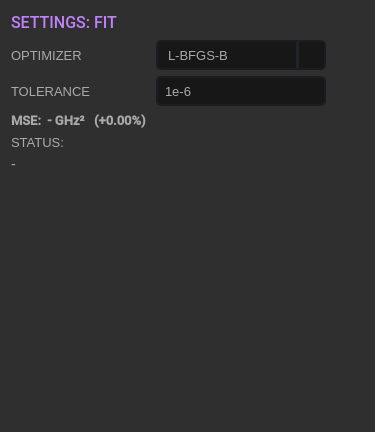
<?xml version="1.0" encoding="UTF-8"?>
<ui version="4.0">
 <class>fitSettingsWidget</class>
 <widget class="QWidget" name="fitSettingsWidget">
  <property name="windowModality">
   <enum>Qt::WindowModal</enum>
  </property>
  <property name="geometry">
   <rect>
    <x>0</x>
    <y>0</y>
    <width>375</width>
    <height>432</height>
   </rect>
  </property>
  <property name="minimumSize">
   <size>
    <width>375</width>
    <height>0</height>
   </size>
  </property>
  <property name="maximumSize">
   <size>
    <width>484</width>
    <height>16777215</height>
   </size>
  </property>
  <property name="styleSheet">
   <string notr="true">QWidget {
	background-color: #3F3F3F;
}

QFrame {
	background-color: #3F3F3F;
}

QToolTip {
	color: #ffffff;
	background-color: rgba(27, 29, 35, 160);
	border: 1px solid rgb(40, 40, 40);
	border-radius: 2px;
}

QWidget {
	font-family: &quot;Roboto Medium&quot;;
	background-color: #2F2F2F;
}

QLabel {
	color: rgb(170, 170, 170);
    font-size: 14px;
}

/* LINE EDIT */
QLineEdit {
	color: rgb(170, 170, 170);
	background-color: #171717;
	border-radius: 5px;
	border: 2px solid rgb(27, 29, 35);
	padding-left: 5px;
}

QLineEdit:hover {
	border: 2px solid rgb(64, 71, 88);
}

QLineEdit:focus {
	border: 2px solid rgb(91, 101, 124);
}

/* CHECKBOX */
QCheckBox {
	color: #AAAAAA;
    spacing: 10px;
    font-size: 14px;
}

QCheckBox::indicator {
    border: 1px solid #DBBCFB;
	width: 20px;
	height: 20px;
 	border-radius: 11px;
    background: transparent;
}

QCheckBox::indicator:hover {
	border: 1px solid #BE82FA;
   background: transparent;
}

QCheckBox::indicator:checked {
	border: 1px solid #BE82FA;
   background: transparent;
	image: url(:/icons/svg/check.svg);
}

/* RADIO BUTTON */
QRadioButton {
	color: #AAAAAA;
    spacing: 10px;
    font-size: 14px;
}

QRadioButton::indicator {
    border: 1px solid #DBBCFB;
	width: 20px;
	height: 20px;
 	border-radius: 11px;
    background: transparent;
}

QRadioButton::indicator:hover {
	border: 1px solid #BE82FA;
   background: transparent;
}

QRadioButton::indicator:checked {
	border: 1px solid #BE82FA;
   background: transparent;
	image: url(:/icons/svg/check.svg);
}



/* SLIDERS */
QSlider::groove:horizontal {
    border-radius: 9px;
    height: 18px;
	margin: 0px;
	background-color: #38363B;
}

QSlider::groove:horizontal:hover {
	background-color: #3A393F;
}

QSlider::handle:horizontal {
    background-color: #BE82FA;
    border: none;
    height: 18px;
    width: 18px;
    margin: 0px;
	border-radius: 9px;
}

QSlider::handle:horizontal:hover {
    background-color: #C186FE;
}

QSlider::handle:horizontal:pressed {
    background-color: #A870E0;
}

QSlider::groove:vertical {
    border-radius: 9px;
    width: 18px;
    margin: 0px;
	background-color: rgb(52, 59, 72);
}

QSlider::groove:vertical:hover {
	background-color: rgb(55, 62, 76);
}

QSlider::handle:vertical {
    background-color: rgb(85, 170, 255);
	border: none;
    height: 18px;
    width: 18px;
    margin: 0px;
	border-radius: 9px;
}

QSlider::handle:vertical:hover {
    background-color: rgb(105, 180, 255);
}

QSlider::handle:vertical:pressed {
    background-color: rgb(65, 130, 195);
}

QGroupBox {
	border: 0;
	color: rgb(170, 170, 170);
	font: 57 10px &quot;Roboto Medium&quot;;
}

QSpinBox {
	background-color: transparent;
	color: rgb(170, 170, 170);
    padding-right: 5px; /* make room for the arrows */
    border-width: 3;
}

QSpinBox::up-button {
    subcontrol-origin: border;
    subcontrol-position: right; /* position at the top right corner */
	height: 28px;
    width: 28px; 
	background-color: rgb(93,93,93);
    border-radius: 4px;
    border: 1px;
}

QSpinBox::down-button {
    subcontrol-origin: border;
    subcontrol-position: left; /* position at the top right corner */
	height: 28px;
    width: 28px;
	background-color: rgb(93,93,93);
    border-radius: 4px;
    border: 1px;
}

QSpinBox::up-arrow {
    width: 20px;
    height: 20px;
    image: url(:/icons/svg/plus.svg) 1;
}

QSpinBox::down-arrow {
    image: url(:/icons/svg/minus.svg) 1;
    width: 20px;
    height: 20px;
}

QSpinBox::up-button:pressed {
    background-color: rgb(200,200,200);
}


/* COMBOBOX */
QComboBox {
	color: rgb(170, 170, 170);
	background-color: #171717;
	border-radius: 5px;
	border: 2px solid rgb(27, 29, 35);
	padding: 5px;
	padding-left: 10px;
}



QComboBox:hover{
	background-color: #171717;
	border: 2px solid rgb(64, 71, 88);
}

QComboBox::drop-down {
	background-color: #171717;
	subcontrol-origin: padding;
	subcontrol-position: top right;
	width: 25px; 
	border-left-width: 3px;
	border-left-color: rgba(39, 44, 54, 150);
	border-left-style: solid;
	border-top-right-radius: 3px;
	border-bottom-right-radius: 3px;	
 }
QComboBox::drop-down:button {
	width: 25px; 
 }

QComboBox::down-arrow{
	image: url(:/icons/svg/arrow-down-2F2F2F.svg);
	width: 12px;
	height: 9px;
}
 
QComboBox QAbstractItemView {
	color: rgb(85, 170, 255);	
	background-color: #2F2F2F;
	padding: 5px;
	selection-background-color: #2F2F2F;
}

QComboBox QAbstractItemView::item{
    height: 50px;
}

</string>
  </property>
  <layout class="QGridLayout" name="gridLayout">
   <item row="3" column="2">
    <widget class="PositiveFloatLineEdit" name="tolLineEdit">
     <property name="sizePolicy">
      <sizepolicy hsizetype="Fixed" vsizetype="Fixed">
       <horstretch>0</horstretch>
       <verstretch>0</verstretch>
      </sizepolicy>
     </property>
     <property name="minimumSize">
      <size>
       <width>170</width>
       <height>30</height>
      </size>
     </property>
     <property name="maximumSize">
      <size>
       <width>16777215</width>
       <height>30</height>
      </size>
     </property>
     <property name="styleSheet">
      <string>font-size: 13px</string>
     </property>
     <property name="text">
      <string>1e-6</string>
     </property>
    </widget>
   </item>
   <item row="2" column="2">
    <widget class="QComboBox" name="optimizerComboBox">
     <property name="sizePolicy">
      <sizepolicy hsizetype="Fixed" vsizetype="Fixed">
       <horstretch>0</horstretch>
       <verstretch>0</verstretch>
      </sizepolicy>
     </property>
     <property name="minimumSize">
      <size>
       <width>170</width>
       <height>30</height>
      </size>
     </property>
     <property name="maximumSize">
      <size>
       <width>16777213</width>
       <height>30</height>
      </size>
     </property>
     <property name="styleSheet">
      <string>font-size: 13px</string>
     </property>
     <item>
      <property name="text">
       <string>L-BFGS-B</string>
      </property>
     </item>
     <item>
      <property name="text">
       <string>Nelder-Mead</string>
      </property>
     </item>
     <item>
      <property name="text">
       <string>Powell</string>
      </property>
     </item>
     <item>
      <property name="text">
       <string>shgo</string>
      </property>
     </item>
     <item>
      <property name="text">
       <string>differential evolution</string>
      </property>
     </item>
    </widget>
   </item>
   <item row="5" column="1">
    <widget class="QLabel" name="label_49">
     <property name="styleSheet">
      <string notr="true">font-size: 13px</string>
     </property>
     <property name="text">
      <string>STATUS:</string>
     </property>
    </widget>
   </item>
   <item row="1" column="4">
    <widget class="QPushButton" name="fitSettingsCloseButton">
     <property name="sizePolicy">
      <sizepolicy hsizetype="Fixed" vsizetype="Fixed">
       <horstretch>0</horstretch>
       <verstretch>0</verstretch>
      </sizepolicy>
     </property>
     <property name="minimumSize">
      <size>
       <width>25</width>
       <height>0</height>
      </size>
     </property>
     <property name="sizeIncrement">
      <size>
       <width>0</width>
       <height>0</height>
      </size>
     </property>
     <property name="styleSheet">
      <string notr="true">QPushButton {
    border: none;
    background: none;
}</string>
     </property>
     <property name="text">
      <string/>
     </property>
     <property name="icon">
      <iconset resource="resources.qrc">
       <normaloff>:/icons/svg/cross.svg</normaloff>:/icons/svg/cross.svg</iconset>
     </property>
     <property name="iconSize">
      <size>
       <width>30</width>
       <height>30</height>
      </size>
     </property>
    </widget>
   </item>
   <item row="2" column="3">
    <spacer name="horizontalSpacer_2">
     <property name="orientation">
      <enum>Qt::Horizontal</enum>
     </property>
     <property name="sizeHint" stdset="0">
      <size>
       <width>40</width>
       <height>20</height>
      </size>
     </property>
    </spacer>
   </item>
   <item row="2" column="4">
    <spacer name="horizontalSpacer">
     <property name="orientation">
      <enum>Qt::Horizontal</enum>
     </property>
     <property name="sizeType">
      <enum>QSizePolicy::Fixed</enum>
     </property>
     <property name="sizeHint" stdset="0">
      <size>
       <width>25</width>
       <height>20</height>
      </size>
     </property>
    </spacer>
   </item>
   <item row="4" column="3">
    <widget class="QPushButton" name="fitResultHelpPushButton">
     <property name="styleSheet">
      <string notr="true">QPushButton {
    border: none;
    background: none;
}</string>
     </property>
     <property name="text">
      <string/>
     </property>
     <property name="icon">
      <iconset resource="resources.qrc">
       <normaloff>:/icons/svg/question-circle.svg</normaloff>:/icons/svg/question-circle.svg</iconset>
     </property>
     <property name="iconSize">
      <size>
       <width>23</width>
       <height>23</height>
      </size>
     </property>
    </widget>
   </item>
   <item row="2" column="1">
    <widget class="QLabel" name="label_47">
     <property name="sizePolicy">
      <sizepolicy hsizetype="Fixed" vsizetype="Preferred">
       <horstretch>0</horstretch>
       <verstretch>0</verstretch>
      </sizepolicy>
     </property>
     <property name="styleSheet">
      <string notr="true">font-size: 13px</string>
     </property>
     <property name="text">
      <string>OPTIMIZER</string>
     </property>
    </widget>
   </item>
   <item row="7" column="1">
    <spacer name="verticalSpacer">
     <property name="orientation">
      <enum>Qt::Vertical</enum>
     </property>
     <property name="sizeHint" stdset="0">
      <size>
       <width>20</width>
       <height>40</height>
      </size>
     </property>
    </spacer>
   </item>
   <item row="1" column="1" colspan="2">
    <widget class="QLabel" name="label_45">
     <property name="sizePolicy">
      <sizepolicy hsizetype="Fixed" vsizetype="Fixed">
       <horstretch>0</horstretch>
       <verstretch>0</verstretch>
      </sizepolicy>
     </property>
     <property name="minimumSize">
      <size>
       <width>0</width>
       <height>23</height>
      </size>
     </property>
     <property name="font">
      <font>
       <family>Roboto Medium</family>
       <pointsize>-1</pointsize>
       <italic>false</italic>
       <fontweight>Light</fontweight>
      </font>
     </property>
     <property name="styleSheet">
      <string notr="true">color: rgb(190, 130, 250);
 font-size: 16px;</string>
     </property>
     <property name="text">
      <string>SETTINGS: FIT</string>
     </property>
     <property name="indent">
      <number>-1</number>
     </property>
    </widget>
   </item>
   <item row="6" column="1" colspan="4">
    <widget class="QLabel" name="statusTextLabel_2">
     <property name="sizePolicy">
      <sizepolicy hsizetype="Expanding" vsizetype="Preferred">
       <horstretch>0</horstretch>
       <verstretch>0</verstretch>
      </sizepolicy>
     </property>
     <property name="text">
      <string>-</string>
     </property>
     <property name="alignment">
      <set>Qt::AlignLeading|Qt::AlignLeft|Qt::AlignTop</set>
     </property>
     <property name="wordWrap">
      <bool>true</bool>
     </property>
     <property name="margin">
      <number>5</number>
     </property>
    </widget>
   </item>
   <item row="3" column="1">
    <widget class="QLabel" name="label_8">
     <property name="sizePolicy">
      <sizepolicy hsizetype="Fixed" vsizetype="Preferred">
       <horstretch>0</horstretch>
       <verstretch>0</verstretch>
      </sizepolicy>
     </property>
     <property name="minimumSize">
      <size>
       <width>0</width>
       <height>0</height>
      </size>
     </property>
     <property name="styleSheet">
      <string notr="true">font-size: 13px</string>
     </property>
     <property name="text">
      <string>TOLERANCE</string>
     </property>
    </widget>
   </item>
   <item row="4" column="1">
    <widget class="QLabel" name="mseLabel_2">
     <property name="sizePolicy">
      <sizepolicy hsizetype="Fixed" vsizetype="Fixed">
       <horstretch>0</horstretch>
       <verstretch>0</verstretch>
      </sizepolicy>
     </property>
     <property name="minimumSize">
      <size>
       <width>200</width>
       <height>0</height>
      </size>
     </property>
     <property name="maximumSize">
      <size>
       <width>200</width>
       <height>16777215</height>
      </size>
     </property>
     <property name="font">
      <font>
       <family>Roboto Medium</family>
       <pointsize>-1</pointsize>
       <bold>true</bold>
      </font>
     </property>
     <property name="styleSheet">
      <string notr="true">font-size: 13px</string>
     </property>
     <property name="text">
      <string>MSE:  - GHz²   (+0.00%)</string>
     </property>
    </widget>
   </item>
  </layout>
 </widget>
 <customwidgets>
  <customwidget>
   <class>PositiveFloatLineEdit</class>
   <extends>QLineEdit</extends>
   <header>qfit/widgets/validated_line_edits.h</header>
  </customwidget>
 </customwidgets>
 <resources>
  <include location="resources.qrc"/>
 </resources>
 <connections/>
</ui>
